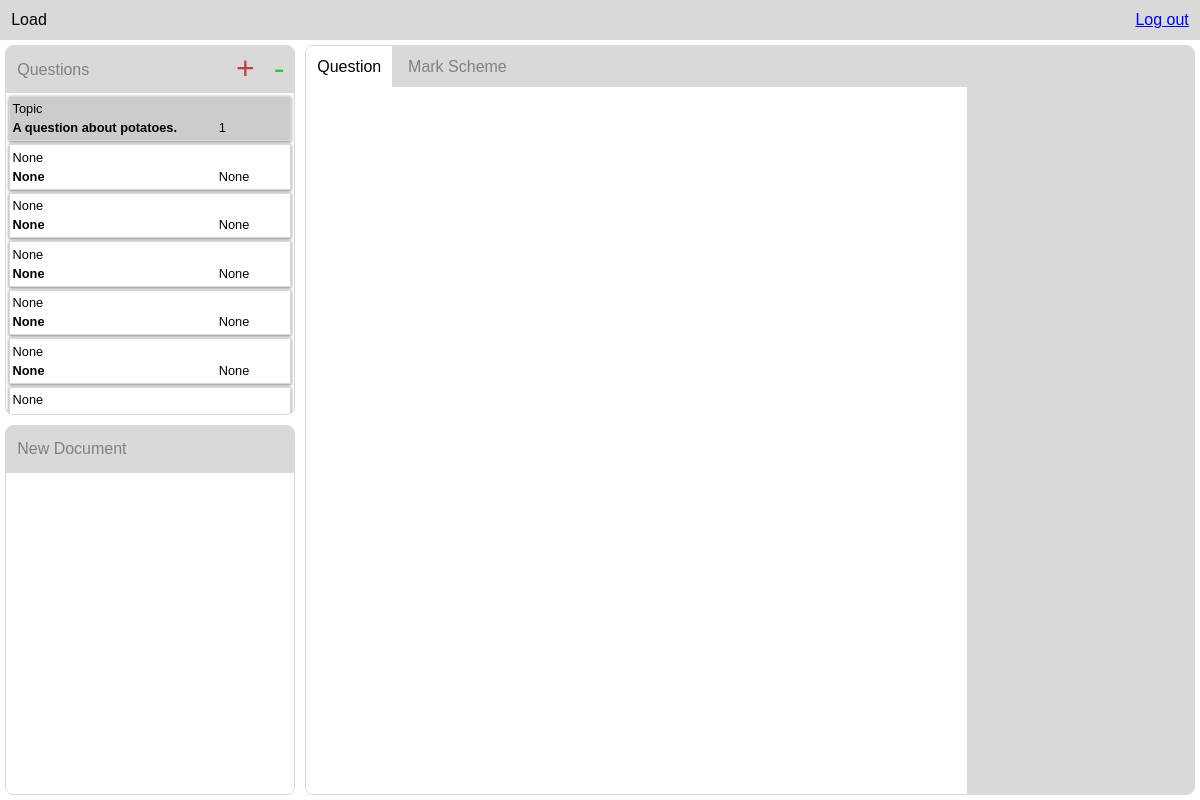
The page / (signed in) on the database its author committed.
### app.py (models this page shows)
class Question(db.Model):
    __tablename__ = 'question'
    id = db.Column(db.Integer, primary_key = True)
    marks = db.Column(db.Integer)
    content = db.Column(db.String)
    topic = db.Column(db.String)
    course = db.Column(db.String)
    description = db.Column(db.String)
    qImages = db.Column(db.PickleType)
    msImages = db.Column(db.PickleType)

### app.py (the view)
@app.route("/")
def home():
    if 'username' in session:
        user = User.query.filter_by(username=session['username'])
        return render_template('index.html', user=user, questions=Question.query.all())
    else:
        return redirect(url_for('login'))

### templates/index.html (shortened to what this page needs)
{% extends 'base.html' %} {% block title %}DB {% endblock %} {% block head %} {{ super() }} {% endblock %} {% block body %}
<div class="page">
    <nav id="topnav">
        <button class="nav-item">Load</button>
        <button class="nav-item right"><a class="active" href="{{ url_for('logout') }}">Log out</a></button>
    </nav>
    <div class="panel" id="questions">
        <nav>
            <div>Questions</div>
            <button class="icon add" type="button" id="delete-question">-</button>
            <button class="icon delete" type="button" id="new-question">+</button>
        </nav>
        <ul class="question-list" id="qdb">
            {% include 'questions.html' %}
        </ul>
    </div>
    <div class="panel" id="viewer">
        <nav>
            <button class="tab-button active" data-target="question">Question</button>
            <button class="tab-button" data-target="markscheme">Mark Scheme</button>
        </nav>
        <form id="question-form" method="post">
            <div class="image-content">
                <div class="tab-content drop-area" id="question">
                </div>
            </div>
            <div id="data">
            </div>
        </form>
    </div>
    <div class="panel" id="document">
        <nav>
            <span>New Document</span>
        </nav>
        <ul class="question-list"></ul>
    </div>
</div>
 {% endblock %}

### templates/questions.html
{% for question in questions %}
    <li  class="question" data-id="{{ question.id }}">
        <div class="question-topic">
            {{ question.topic }}
        </div>
        <div class="question-marks">
            {{ question.marks }}
        </div>
        <div class="question-description">
            {{ question.description }}
        </div>
    </li>
{% endfor %}

### static/style.css (style rules this page uses)
body { font-family: Arial, Helvetica, sans-serif; color: hsl(0, 0%, 50%); font-size: 16px; line-height: 1.5; margin: 0; }
.page { display: grid; height: 100vh; grid-template-columns: 300px 1fr; grid-template-rows: auto 1fr 1fr; grid-template-areas: "topnav topnav" "questions viewer" "document viewer"; }
.panel { border-radius: 0.5em; display: grid; overflow: hidden; margin: 5px; padding: 0; grid-template-rows: auto 1fr; border: 1px solid hsl(0, 0%, 85%) }
#questions { grid-area: questions; }
#document { grid-area: document; }
#viewer { grid-area: viewer; }
nav { height: fit-content; border-bottom: none; background-color: hsl(0, 0%, 85%); }
nav>* { padding: 0.7em; display: inline-block; font-size: 1em; margin: 0; border: none; background-color: inherit; vertical-align: middle; }
#topnav { grid-area: topnav; }
.right { float: right; }
.tab-button { color: inherit; box-sizing: border-box; }
.tab-button.active { color: black; background-color: white; }
button.icon { font-size: 2em; padding: 0.1em 0.3em; float: right; }
button.add { color: hsl(120, 50%, 50%); }
button.delete { color: hsl(0, 50%, 50%); }
ul.question-list { overflow-y: auto; list-style-type: none; margin: 0; padding: 0; }
.question { display: grid; font-size: 0.8em; grid-template-columns: 3fr 1fr; grid-template-rows: 1fr 1fr; grid-template-areas: "topic marks" "description marks"; background-color: white; height: 3em; color: black; padding: 0.2em; border: 0.1em solid hsl(0, 0%, 85%); box-shadow: 0 .05em .25em rgba(0, 0, 0, .5); margin: 3px; }
.question-topic { grid-area: topic; margin: 0; }
.question-selected { background-color: hsl(0, 0%, 80%); }
div.question-description { grid-area: description; font-weight: bold; color: black; height: 3em; }
div.question-marks { grid-area: marks; align-content: center; }
.drop-area { height: 100%; }
#question-form { display: flex; overflow-y: hidden; }
.image-content { overflow-y: scroll; min-width: 400px; width: 100%; flex-grow: 2; }
div.tab-content { overflow-y: hidden; }
#data { width: 300px; background-color: hsl(0, 0%, 85%); display: flex; flex-direction: column; height: 100%; padding: 0.5em; box-sizing: border-box; }

### rows shown on the page
Question: topic "Topic", marks "1", description "A question about potatoes."
Question: topic "None", marks "None", description "None"
Question: topic "None", marks "None", description "None"
Question: topic "None", marks "None", description "None"
Question: topic "None", marks "None", description "None"
Question: topic "None", marks "None", description "None"
Question: topic "None"
